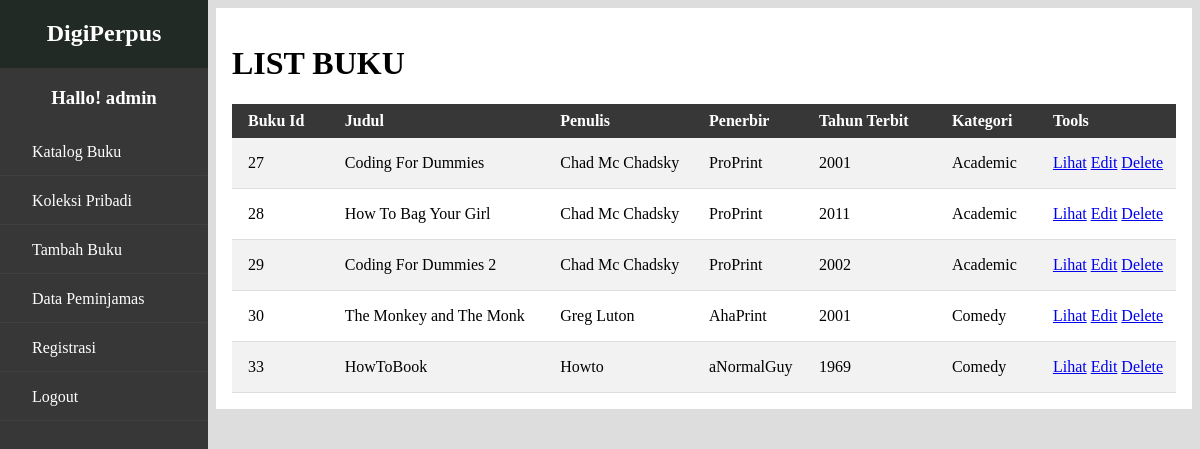
/PerpustakaanDigital/index.php (signed in), run on the app's committed database.
### tables this page shows
CREATE TABLE `tb_buku` (
  `BukuID` int(11) NOT NULL,
  `Judul` varchar(255) NOT NULL,
  `Penulis` varchar(255) NOT NULL,
  `Penerbit` varchar(255) NOT NULL,
  `TahunTerbit` int(11) NOT NULL
);

CREATE TABLE `tb_kategori` (
  `KategoriID` int(11) NOT NULL,
  `NamaKategori` varchar(255) NOT NULL
);

### PerpustakaanDigital/index.php (the view, shortened to what this page needs)
<?php
  $db = new dbObj();
  $connection = $db->getConnString();
  $petugassHidden = "hidden";
  $hidden = "hidden";
  $sql = "SELECT
          tb_buku.BukuID,
          tb_buku.Judul,
          tb_buku.Penulis,
          tb_buku.Penerbit,
          tb_buku.TahunTerbit,
          tb_kategori.NamaKategori
          FROM tb_buku
          JOIN tb_kategoribuku_relasi
          ON tb_kategoribuku_relasi.BukuID =tb_buku.BukuID
          JOIN tb_kategori
          ON tb_kategori.KategoriID = tb_kategoribuku_relasi.KatergoriID
          ORDER BY tb_buku.BukuID";
  $query = mysqli_query($connection, $sql);
  switch($_SESSION['Status']){
    case 'Admin':
      $hidden = "";
      $petugassHidden = "";
    break;
  }
?>
<!DOCTYPE html>
<html lang="en">
<head>
    <link rel="stylesheet" href="css/index.css">
</head>
<body>
  <div class="nav-container">
      <H2 class="nav-judul">DigiPerpus</H2>
      <h3 class="nav-username">Hallo! <?php echo $_SESSION['Username']?></h3>
      <div class="nav-item"><a href="index.php" class="nav-link">Katalog Buku</a></div>
      <div class="nav-item"><a href="koleksi.php" class="nav-link">Koleksi Pribadi</a></div>
      <div class="nav-item"  <?php echo $hidden ?>><a href="addProduk.php" class="nav-link">Tambah Buku</a></div>
      <div class="nav-item"  <?php echo $hidden ?>><a href="peminjaman.php" class="nav-link">Data Peminjamas</a></div>
      <div class="nav-item"  <?php echo $petugassHidden ?>><a href="registration.php" class="nav-link">Registrasi</a></div>
      <div class="nav-item"><a href="v1/logout.php" class="nav-link">Logout</a></div>
  </div>
  <div class="main-container">
    <h1>LIST BUKU</h1>
    <table class="table">
      <tr class="table-row">
        <th class="table-header">Buku Id </th>
        <th class="table-header">Judul</th>
        <th class="table-header">Penulis</th>
        <th class="table-header">Penerbir</th>
        <th class="table-header">Tahun Terbit</th>
        <th class="table-header">Kategori</th>
        <th class="table-header">Tools</th>
      </tr>
      <?php
        foreach($query as $data) {
      ?>
        <tr class="table-row">
          <td class="table-item"><?php echo $data["BukuID"] ?></td>
          <td class="table-item"><?php echo $data["Judul"] ?></td>
          <td class="table-item"><?php echo $data["Penulis"] ?></td>
          <td class="table-item"><?php echo $data["Penerbit"] ?></td>
          <td class="table-item"><?php echo $data["TahunTerbit"] ?></td>
          <td class="table-item"><?php echo $data["NamaKategori"] ?></td>
          <td class="table-item">
            <a href="book.php?id=<?php echo $data['BukuID'] ?>" class="inspect">Lihat</a>
            <a href="editProduk.php?id=<?php echo $data['BukuID'] ?>" class="edit" <?php echo $hidden ?>>Edit</a>
            <a href="v1/delete.php?id=<?php echo $data['BukuID'] ?>" class="delete" <?php echo $hidden ?>>Delete</a>
          </td>
        </tr>
      <?php
        }
      ?>
    </table>
  </div>
</body>
</html>

### PerpustakaanDigital/css/index.css (style rules this page uses)
body { background-color: #ddd; }
.nav-container { height: 120%; width: 13rem; background-color: rgb(56, 55, 55); color: white; display: flex; flex-direction: column; margin-top: -2rem; margin-left: -0.5rem; margin-right: 2rem; position: fixed; }
.nav-judul { display: flex; justify-content: center; background-color: rgb(34, 42, 38); margin-top: 0.1; margin-bottom: 0; padding-top: 1.5rem; height: 3rem; }
.nav-username { display: flex; justify-content: center; }
.nav-item { list-style: none; width: 84%; height: 2rem; padding-left: 2rem; padding-top: 1rem; border-bottom: 1px solid rgb(63, 63, 63); }
.nav-link { color: white; text-decoration: none; display: flex; vertical-align: super; }
.main-container { background-color: white; padding: 1rem; margin-left: 13rem; }
.table { overflow-y: scroll; border-collapse: collapse; width: 100%; }
.table-header { background-color: rgb(56, 55, 55); height: 2rem; color: white; padding-right: 1rem; padding-left: 1rem; text-align: start; }
.table-item { padding-left: 1rem; border-bottom: 1px solid #ddd; height: 3rem; }
tr:nth-child(even) { background-color: #f2f2f2; }

### data on the page
tb_buku: BukuID "27", Judul "Coding For Dummies", Penulis "Chad Mc Chadsky", Penerbit "ProPrint", TahunTerbit "2001", tb_kategori.NamaKategori "Academic"
tb_buku: BukuID "28", Judul "How To Bag Your Girl", Penulis "Chad Mc Chadsky", Penerbit "ProPrint", TahunTerbit "2011", tb_kategori.NamaKategori "Academic"
tb_buku: BukuID "29", Judul "Coding For Dummies 2", Penulis "Chad Mc Chadsky", Penerbit "ProPrint", TahunTerbit "2002", tb_kategori.NamaKategori "Academic"
tb_buku: BukuID "30", Judul "The Monkey and The Monk", Penulis "Greg Luton", Penerbit "AhaPrint", TahunTerbit "2001", tb_kategori.NamaKategori "Comedy"
tb_buku: BukuID "33", Judul "HowToBook", Penulis "Howto", Penerbit "aNormalGuy", TahunTerbit "1969", tb_kategori.NamaKategori "Comedy"

### other printed values
$_SESSION['Username'] "admin"
